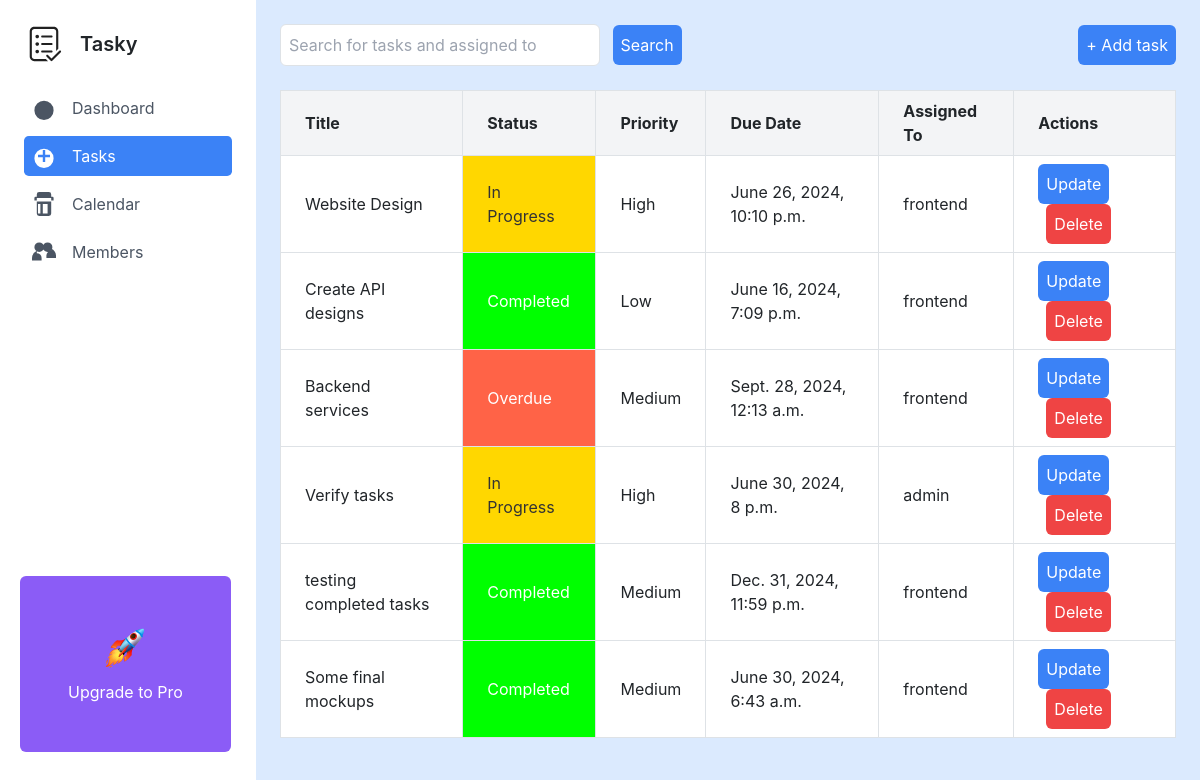
/dashboard/tasks (signed in), run on an earlier commit of the app's database.
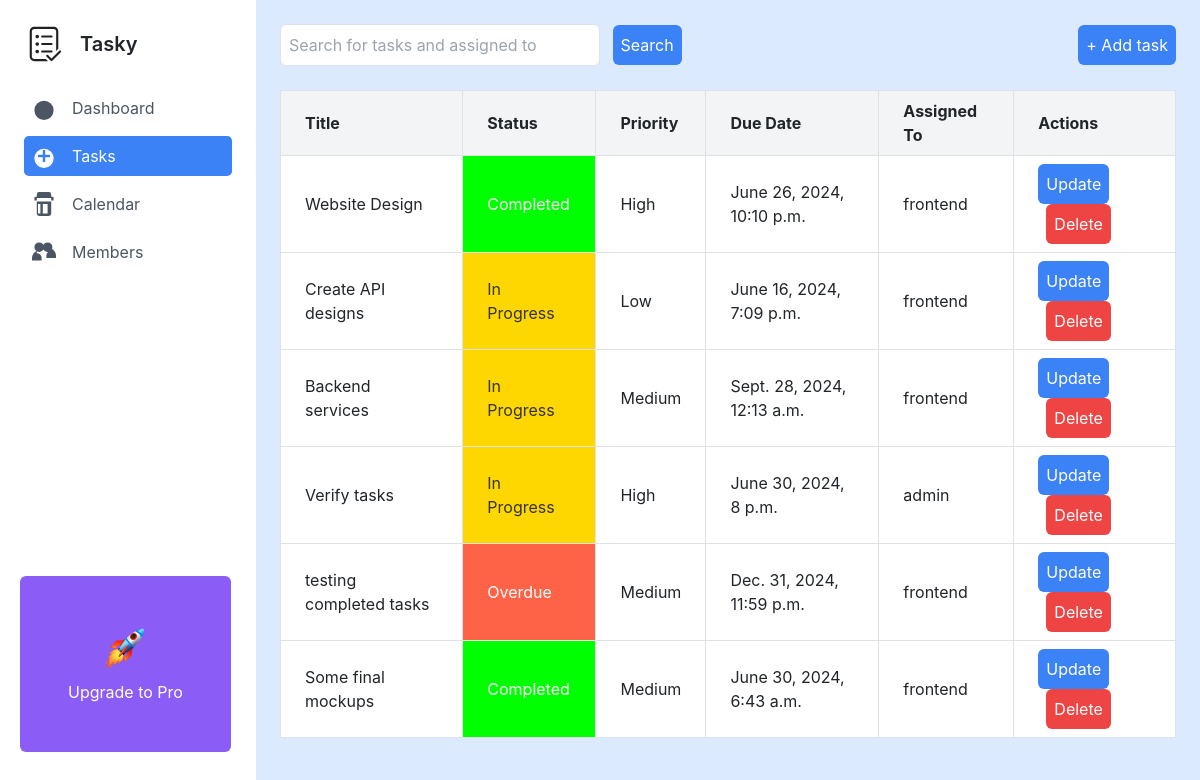
And on a later commit of the database.
### dashboard/models.py (models this page shows, shortened)
class Task(models.Model):
    STATUS_CHOICES = [
        ('In Progress', 'In Progress'),
        ('Completed', 'Completed'),
        ('Overdue', 'Overdue'),
    ]
    PRIORITY_CHOICES = [
        ('Low', 'Low'),
        ('Medium', 'Medium'),
        ('High', 'High'),
    ]
    title = models.CharField(max_length=255)
    description = models.TextField()
    status = models.CharField(max_length=20, choices=STATUS_CHOICES)
    priority = models.CharField(max_length=20, choices=PRIORITY_CHOICES)
    due_date = models.DateTimeField()
    category = models.CharField(max_length=100)
    assigned_to = models.ForeignKey(User, on_delete=models.CASCADE)

### templates/tasks/views.py (the view)
# urls.py: path('tasks', task_list, name='tasks'),
@login_required
def task_list(request):
    tasks = Task.objects.all()
    users = User.objects.all()
    query = request.GET.get('q')
    if query:
        tasks = tasks.filter(
            Q(title__icontains=query) |
            Q(assigned_to__username=query)
        )
    context = {
        'tasks': tasks,
        'users': users,
    }
    return render(request, 'tasks/index.html', context)

### templates/tasks/index.html (shortened to what this page needs)
<!DOCTYPE html>
<html lang="en">
<head>
    <link href="https://cdn.jsdelivr.net/npm/tailwindcss@2.2.19/dist/tailwind.min.css" rel="stylesheet">
    <link href="https://stackpath.bootstrapcdn.com/bootstrap/4.5.2/css/bootstrap.min.css" rel="stylesheet">
</head>
<body class="bg-blue-100">
    <div class="flex flex-col md:flex-row min-h-screen">
        {% include 'includes/sidebar.html' %}
        <main class="flex-1 p-6">
            <header class="flex items-center justify-between mb-6">
                <div class="flex items-center">
                    <form action="{% url 'tasks' %}" method="GET">
                        <input type="text" name="q" id="q" placeholder="Search for tasks and assigned to" class="w-80 p-2 border rounded-md" value="{{ request.GET.q }}">
                        <button type="submit" class="ml-2 p-2 bg-blue-500 text-white rounded-md">Search</button>
                    </form>
                </div>
                <div class="flex items-center">
                    <button id="addTaskBtn" class="ml-6 p-2 bg-blue-500 text-white rounded-md">+ Add task</button>
                </div>
            </header>
            <table class="table-auto bg-white w-full border-collapse border border-gray-300">
                <thead>
                    <tr class="bg-gray-100">
                        <th class="border border-gray-300 px-4 py-2">Title</th>
                        <th class="border border-gray-300 px-4 py-2">Status</th>
                        <th class="border border-gray-300 px-4 py-2">Priority</th>
                        <th class="border border-gray-300 px-4 py-2">Due Date</th>
                        <th class="border border-gray-300 px-4 py-2">Assigned To</th>
                        <th class="border border-gray-300 px-4 py-2">Actions</th>
                    </tr>
                </thead>
                <tbody>
                    {% for task in tasks %}
                    <tr class="task-row">
                        <td class="task-title border border-gray-300 px-4 py-2">{{ task.title }}</td>
                        <td class="border border-gray-300 px-4 py-2 {% if task.status == 'In Progress' %} status-in-progress
                            {% elif task.status == 'Completed' %} status-completed
                            {% elif task.status == 'Overdue' %} status-overdue
                            {% endif %}">
                            {{ task.status }}
                        </td>
                        <td class="border border-gray-300 px-4 py-2">{{ task.priority }}</td>
                        <td class="border border-gray-300 px-4 py-2">{{ task.due_date }}</td>
                        <td class="assigned-to border border-gray-300 px-4 py-2">{{ task.assigned_to }}</td>
                        <td class="border border-gray-300 px-4 py-2">
                            <button class="p-2 bg-blue-500 text-white rounded-md" data-toggle="modal" data-target="#updateTaskModal{{ task.id }}">Update</button>
                            <button class="p-2 bg-red-500 text-white rounded-md ml-2" data-toggle="modal" data-target="#deleteTaskModal{{ task.id }}">Delete</button>
                        </td>
                    </tr>
                    {% endfor %}
                </tbody>
            </table>
        </main>
    </div>
</body>
</html>

### templates/includes/sidebar.html (shortened to what this page needs)
{% load static %}
<aside id="sidebar" class="w-64 bg-white p-6 fixed sm:relative inset-y-0 left-0 transform -translate-x-full sm:translate-x-0 transition-transform duration-200 ease-in-out">
    <div class="flex items-center mb-6">
        <img src="{% static 'img/tasks-app-svgrepo-com.svg' %}" alt="Tasky Logo" class="h-10 mr-3">
        <span class="text-xl font-semibold">Tasky</span>
    </div>
    <nav>
        <ul>
            <li class="mb-2 sm:mb-4">
                <a href="{% url 'dashboard' %}" class="flex items-center p-2 rounded-lg {% if request.path == '/dashboard/' %}bg-blue-500 text-white{% else %}text-gray-600{% endif %}">
                    <svg class="w-6 h-6 mr-3" fill="currentColor" viewBox="0 0 20 20"><path d="M10 20a8 8 0 100-16 8 8 0 000 16zm1-11V5H9v4H5v2h4v4h2v-4h4V9h-4z"/></svg>Dashboard
                </a>
            </li>
            <li class="mb-2 sm:mb-4">
                <a href="{% url 'tasks' %}" class="flex items-center p-2 rounded-lg {% if request.path == '/dashboard/tasks' %}bg-blue-500 text-white{% else %}text-gray-600{% endif %}">
                    <svg class="w-6 h-6 mr-3" fill="currentColor" viewBox="0 0 20 20"><path d="M10 20a8 8 0 100-16 8 8 0 000 16zm-1-11V5h2v4h4v2h-4v4H9v-4H5V9h4z"/></svg>Tasks
                </a>
            </li>
            <li class="mb-2 sm:mb-4">
                <a href="" class="flex items-center p-2 rounded-lg {% if request.path == '/dashboard/calendar/' %}bg-blue-500 text-white{% else %}text-gray-600{% endif %}">
                    <svg class="w-6 h-6 mr-3" fill="currentColor" viewBox="0 0 20 20"><path d="M4 2a2 2 0 012-2h8a2 2 0 012 2v2h1a1 1 0 011 1v2h-2V5H4v2H2V5a1 1 0 011-1h1V2zm10 0h2v2h-2V2zM4 8h12v10a2 2 0 01-2 2H6a2 2 0 01-2-2V8zm1 2v8h2v-8H5zm6 0v8h2v-8h-2zM9 10v8h2v-8H9z"/></svg>Calendar
                </a>
            </li>
            <li class="mb-2 sm:mb-4">
                <a href="" class="flex items-center p-2 rounded-lg {% if request.path == '/dashboard/members/' %}bg-blue-500 text-white{% else %}text-gray-600{% endif %}">
                    <svg class="w-6 h-6 mr-3" fill="currentColor" viewBox="0 0 20 20"><path d="M6 2a4 4 0 100 8 4 4 0 000-8zm7 0a4 4 0 100 8 4 4 0 000-8zM4 9a7 7 0 00-4 6v2h8V15a4 4 0 00-4-4zm12 0a4 4 0 00-4 4v2h8v-2a7 7 0 00-4-6z"/></svg>Members
                </a>
            </li>
        </ul>
    </nav>
    <button class="absolute bottom-12 left-5 p-5 py-5 flex flex-col items-center justify-center bg-purple-500 text-white rounded-md">
        <img src="{% static 'img/rocket.svg' %}" alt="Rocket" class="w-12 h-12 mb-2">
        <div class="text-center">Upgrade to Pro</div>
    </button>
</aside>

### templates/tasks/index.html (style rules this page uses)
.status-in-progress { background-color: #FFD700; color: #333; }
.status-completed { background-color: #00FF00; color: #fff; }
.status-overdue { background-color: #FF6347; color: #fff; }

What changed in the data, as far as the page shows it:
changed Task "Website Design": status "In Progress" → "Completed"
changed Task "Create API designs": status "Completed" → "In Progress"
changed Task "Backend services": status "Overdue" → "In Progress"
changed Task "testing completed tasks": status "Completed" → "Overdue"
